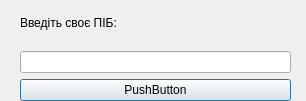
<?xml version="1.0" encoding="UTF-8"?>
<ui version="4.0">
 <class>Dialog</class>
 <widget class="QDialog" name="Dialog">
  <property name="geometry">
   <rect>
    <x>0</x>
    <y>0</y>
    <width>306</width>
    <height>101</height>
   </rect>
  </property>
  <property name="windowTitle">
   <string>Dialog</string>
  </property>
  <widget class="QWidget" name="widget" native="true">
   <property name="geometry">
    <rect>
     <x>0</x>
     <y>0</y>
     <width>301</width>
     <height>101</height>
    </rect>
   </property>
   <widget class="QWidget" name="gridLayoutWidget">
    <property name="geometry">
     <rect>
      <x>20</x>
      <y>0</y>
      <width>271</width>
      <height>101</height>
     </rect>
    </property>
    <layout class="QGridLayout" name="gridLayout">
     <item row="0" column="0">
      <widget class="QLabel" name="label">
       <property name="text">
        <string>Введіть своє ПІБ:</string>
       </property>
      </widget>
     </item>
     <item row="1" column="0">
      <widget class="QLineEdit" name="lineEdit"/>
     </item>
     <item row="2" column="0">
      <widget class="QPushButton" name="pushButton">
       <property name="text">
        <string>PushButton</string>
       </property>
      </widget>
     </item>
    </layout>
   </widget>
  </widget>
 </widget>
 <resources/>
 <connections/>
</ui>
